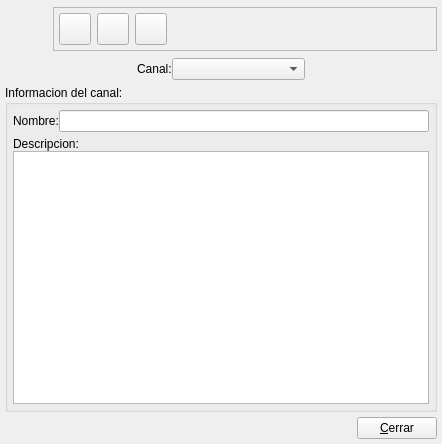
<ui version="4.0" >
 <class>BcCanalBase</class>
 <widget class="QWidget" name="BcCanalBase" >
  <property name="geometry" >
   <rect>
    <x>0</x>
    <y>0</y>
    <width>442</width>
    <height>444</height>
   </rect>
  </property>
  <property name="windowTitle" >
   <string>Canales</string>
  </property>
  <property name="windowIcon" >
   <iconset resource="../../bulmages.qrc" >:/BulmaCont32x32/images/png/i_canales.xpm</iconset>
  </property>
  <layout class="QVBoxLayout" >
   <property name="spacing" >
    <number>5</number>
   </property>
   <property name="leftMargin" >
    <number>5</number>
   </property>
   <property name="topMargin" >
    <number>5</number>
   </property>
   <property name="rightMargin" >
    <number>5</number>
   </property>
   <property name="bottomMargin" >
    <number>5</number>
   </property>
   <item>
    <layout class="QHBoxLayout" >
     <property name="spacing" >
      <number>0</number>
     </property>
     <property name="leftMargin" >
      <number>0</number>
     </property>
     <property name="topMargin" >
      <number>0</number>
     </property>
     <property name="rightMargin" >
      <number>0</number>
     </property>
     <property name="bottomMargin" >
      <number>0</number>
     </property>
     <item>
      <widget class="QLabel" name="label" >
       <property name="minimumSize" >
        <size>
         <width>48</width>
         <height>48</height>
        </size>
       </property>
       <property name="maximumSize" >
        <size>
         <width>48</width>
         <height>48</height>
        </size>
       </property>
       <property name="text" >
        <string/>
       </property>
       <property name="pixmap" >
        <pixmap resource="../../bulmages.qrc" >:/BulmaCont32x32/images/png/i_canales.xpm</pixmap>
       </property>
       <property name="scaledContents" >
        <bool>true</bool>
       </property>
      </widget>
     </item>
     <item>
      <widget class="QFrame" name="frame" >
       <property name="sizePolicy" >
        <sizepolicy vsizetype="Fixed" hsizetype="Expanding" >
         <horstretch>0</horstretch>
         <verstretch>0</verstretch>
        </sizepolicy>
       </property>
       <property name="frameShape" >
        <enum>QFrame::StyledPanel</enum>
       </property>
       <property name="frameShadow" >
        <enum>QFrame::Raised</enum>
       </property>
       <layout class="QHBoxLayout" >
        <property name="leftMargin" >
         <number>5</number>
        </property>
        <property name="topMargin" >
         <number>5</number>
        </property>
        <property name="rightMargin" >
         <number>5</number>
        </property>
        <property name="bottomMargin" >
         <number>5</number>
        </property>
        <item>
         <widget class="QToolButton" name="mui_crear" >
          <property name="minimumSize" >
           <size>
            <width>32</width>
            <height>32</height>
           </size>
          </property>
          <property name="maximumSize" >
           <size>
            <width>32</width>
            <height>32</height>
           </size>
          </property>
          <property name="text" >
           <string/>
          </property>
          <property name="icon" >
           <iconset resource="../../bulmages.qrc" >:/Images/document-new.png</iconset>
          </property>
          <property name="iconSize" >
           <size>
            <width>32</width>
            <height>32</height>
           </size>
          </property>
         </widget>
        </item>
        <item>
         <widget class="QToolButton" name="mui_guardar" >
          <property name="minimumSize" >
           <size>
            <width>32</width>
            <height>32</height>
           </size>
          </property>
          <property name="maximumSize" >
           <size>
            <width>32</width>
            <height>32</height>
           </size>
          </property>
          <property name="text" >
           <string/>
          </property>
          <property name="icon" >
           <iconset resource="../../bulmages.qrc" >:/Images/edit-save.png</iconset>
          </property>
          <property name="iconSize" >
           <size>
            <width>32</width>
            <height>32</height>
           </size>
          </property>
         </widget>
        </item>
        <item>
         <widget class="QToolButton" name="mui_borrar" >
          <property name="minimumSize" >
           <size>
            <width>32</width>
            <height>32</height>
           </size>
          </property>
          <property name="maximumSize" >
           <size>
            <width>32</width>
            <height>32</height>
           </size>
          </property>
          <property name="text" >
           <string/>
          </property>
          <property name="icon" >
           <iconset resource="../../bulmages.qrc" >:/Images/edit-delete.png</iconset>
          </property>
          <property name="iconSize" >
           <size>
            <width>32</width>
            <height>32</height>
           </size>
          </property>
         </widget>
        </item>
        <item>
         <spacer>
          <property name="orientation" >
           <enum>Qt::Horizontal</enum>
          </property>
          <property name="sizeType" >
           <enum>QSizePolicy::Expanding</enum>
          </property>
          <property name="sizeHint" >
           <size>
            <width>161</width>
            <height>32</height>
           </size>
          </property>
         </spacer>
        </item>
       </layout>
      </widget>
     </item>
    </layout>
   </item>
   <item>
    <layout class="QHBoxLayout" >
     <property name="spacing" >
      <number>0</number>
     </property>
     <property name="leftMargin" >
      <number>0</number>
     </property>
     <property name="topMargin" >
      <number>0</number>
     </property>
     <property name="rightMargin" >
      <number>0</number>
     </property>
     <property name="bottomMargin" >
      <number>0</number>
     </property>
     <item>
      <spacer>
       <property name="orientation" >
        <enum>Qt::Horizontal</enum>
       </property>
       <property name="sizeHint" >
        <size>
         <width>40</width>
         <height>20</height>
        </size>
       </property>
      </spacer>
     </item>
     <item>
      <widget class="QLabel" name="textLabel2_2" >
       <property name="text" >
        <string>Canal:</string>
       </property>
      </widget>
     </item>
     <item>
      <widget class="BcBuscarCanal" name="mui_idcanal" >
       <property name="sizePolicy" >
        <sizepolicy vsizetype="Fixed" hsizetype="Expanding" >
         <horstretch>0</horstretch>
         <verstretch>0</verstretch>
        </sizepolicy>
       </property>
      </widget>
     </item>
     <item>
      <spacer>
       <property name="orientation" >
        <enum>Qt::Horizontal</enum>
       </property>
       <property name="sizeType" >
        <enum>QSizePolicy::Expanding</enum>
       </property>
       <property name="sizeHint" >
        <size>
         <width>61</width>
         <height>20</height>
        </size>
       </property>
      </spacer>
     </item>
    </layout>
   </item>
   <item>
    <widget class="QGroupBox" name="groupBox" >
     <property name="title" >
      <string>Informacion del canal:</string>
     </property>
     <layout class="QVBoxLayout" >
      <property name="spacing" >
       <number>5</number>
      </property>
      <property name="leftMargin" >
       <number>5</number>
      </property>
      <property name="topMargin" >
       <number>5</number>
      </property>
      <property name="rightMargin" >
       <number>5</number>
      </property>
      <property name="bottomMargin" >
       <number>5</number>
      </property>
      <item>
       <layout class="QHBoxLayout" >
        <property name="spacing" >
         <number>0</number>
        </property>
        <property name="leftMargin" >
         <number>0</number>
        </property>
        <property name="topMargin" >
         <number>0</number>
        </property>
        <property name="rightMargin" >
         <number>0</number>
        </property>
        <property name="bottomMargin" >
         <number>0</number>
        </property>
        <item>
         <widget class="QLabel" name="textLabel1" >
          <property name="text" >
           <string>Nombre:</string>
          </property>
         </widget>
        </item>
        <item>
         <widget class="QLineEdit" name="mui_nomcanal" />
        </item>
       </layout>
      </item>
      <item>
       <layout class="QVBoxLayout" >
        <property name="spacing" >
         <number>0</number>
        </property>
        <property name="leftMargin" >
         <number>0</number>
        </property>
        <property name="topMargin" >
         <number>0</number>
        </property>
        <property name="rightMargin" >
         <number>0</number>
        </property>
        <property name="bottomMargin" >
         <number>0</number>
        </property>
        <item>
         <widget class="QLabel" name="textLabel1_2" >
          <property name="text" >
           <string>Descripcion:</string>
          </property>
         </widget>
        </item>
        <item>
         <widget class="QTextEdit" name="mui_desccanal" />
        </item>
       </layout>
      </item>
     </layout>
    </widget>
   </item>
   <item>
    <layout class="QHBoxLayout" >
     <property name="spacing" >
      <number>0</number>
     </property>
     <property name="leftMargin" >
      <number>0</number>
     </property>
     <property name="topMargin" >
      <number>0</number>
     </property>
     <property name="rightMargin" >
      <number>0</number>
     </property>
     <property name="bottomMargin" >
      <number>0</number>
     </property>
     <item>
      <spacer>
       <property name="orientation" >
        <enum>Qt::Horizontal</enum>
       </property>
       <property name="sizeType" >
        <enum>QSizePolicy::Expanding</enum>
       </property>
       <property name="sizeHint" >
        <size>
         <width>191</width>
         <height>21</height>
        </size>
       </property>
      </spacer>
     </item>
     <item>
      <widget class="QPushButton" name="pushButton2" >
       <property name="text" >
        <string>&amp;Cerrar</string>
       </property>
      </widget>
     </item>
    </layout>
   </item>
  </layout>
 </widget>
 <layoutdefault spacing="6" margin="11" />
 <customwidgets>
  <customwidget>
   <class>BcBuscarCanal</class>
   <extends>QComboBox</extends>
   <header>bcbuscarcanal.h</header>
  </customwidget>
 </customwidgets>
 <resources>
  <include location="../../bulmages.qrc" />
 </resources>
 <connections>
  <connection>
   <sender>pushButton2</sender>
   <signal>clicked()</signal>
   <receiver>BcCanalBase</receiver>
   <slot>close()</slot>
   <hints>
    <hint type="sourcelabel" >
     <x>391</x>
     <y>326</y>
    </hint>
    <hint type="destinationlabel" >
     <x>417</x>
     <y>319</y>
    </hint>
   </hints>
  </connection>
 </connections>
</ui>
